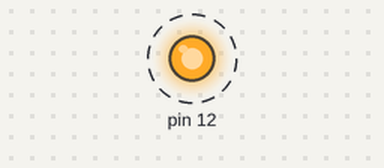
The program below on a simulated Raspberry Pi (header pin numbers). On the bench: output pins drawn as LEDs (lit = HIGH). Dashed ring = blinking. What the program prints to the terminal is not drawn.

Above: at 0.5 s.
Timing chart, 0 to 4.6 s (numbered marks = the images above):
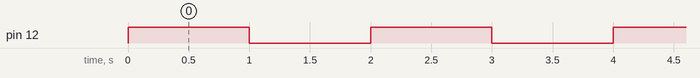

Measured:
- by itself, pin 12: alternates HIGH for 1.0 s and LOW for 1.0 s

The program:

piscaLed.py
```python
####################################
#http://www.quemdevnaoteme.com/
# negativo + 100 Ohm
# board 12 out
# 2019-02-02
#
#
####################################
import RPi.GPIO as GPIO
import time

# Configuracao da placa
GPIO.setmode(GPIO.BOARD)
GPIO.setup(12, GPIO.OUT)

# Loop
try:
    while True:
        GPIO.output(12, 1)
        print("a")
        time.sleep(1)
        GPIO.output(12, 0)
        print("b")
        time.sleep(1)

except KeyboardInterrupt:
    pass

# Limpa as configuracoes
GPIO.cleanup()
```
